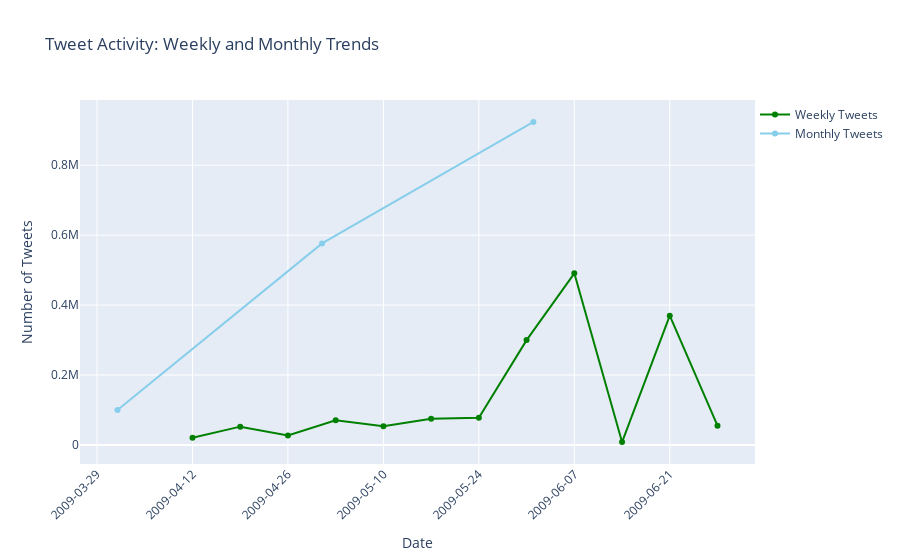

Source (notebook cell):
### Markdown cell above
#### Adjusting the Monthly Data to Start of the Month
The line monthly_tweets['date'] = monthly_tweets['date'] adjusts monthly dates. - offsets.pd.MonthEnd(1) plus offsets for pd.Day 1 changes the monthly date so that it is now the first day of the month instead of the last. To make this adjustment, take one month-end offset and subtract it to move the date back to the beginning of the month. Then add one day.
Plotly graph with distinct labels for each time period, displaying both weekly and adjusted monthly data.

### Code cell
#Adjust dataset so that each monthly data point reflects the start of the month

import plotly.graph_objects as go
import pandas as pd

# Make a copy of the DataFrame for plotting
trends_df = twitter_df.copy()
trends_df['date'] = pd.to_datetime(trends_df['date'])
trends_df.set_index('date', inplace=True)  # Set the date as the index

# Resample the data by week and by month
weekly_tweets = trends_df.resample('W').size().reset_index(name='counts')
monthly_tweets = trends_df.resample('M').size().reset_index(name='counts')

# Shift the monthly data points to the start of each month
monthly_tweets['date'] = monthly_tweets['date'] - pd.offsets.MonthEnd(1) + pd.offsets.Day(1)

# Create figures for weekly and monthly tweet activity using Plotly
fig = go.Figure()

fig.add_trace(go.Scatter(x=weekly_tweets['date'], y=weekly_tweets['counts'],
                         mode='lines+markers', name='Weekly Tweets',
                         line=dict(color='green'), marker=dict(color='green')))
fig.add_trace(go.Scatter(x=monthly_tweets['date'], y=monthly_tweets['counts'],
                         mode='lines+markers', name='Monthly Tweets',
                         line=dict(color='skyblue'), marker=dict(color='skyblue')))
# Update layout
fig.update_layout(
    title='Tweet Activity: Weekly and Monthly Trends',
    xaxis=dict(
        title='Date',
        tickmode='auto',
        tickformat='%Y-%m-%d',
        tickangle=-45),
    yaxis=dict(
        title='Number of Tweets'),
    legend=dict(
        y=1, x=1,
        bgcolor='rgba(255, 255, 255, 0.5)',
        bordercolor='rgba(0, 0, 0, 0.1)'))

fig.show()

### Figure 1 — Plotly figure (JSON) as saved in the notebook; plotly's stock layout.template omitted (floating-point values rounded to 4 significant figures)
{"data": [{"line": {"color": "green"}, "marker": {"color": "green"}, "mode": "lines+markers", "name": "Weekly Tweets", "type": "scatter", "x": ["2009-04-12T00:00:00", "2009-04-19T00:00:00", "2009-04-26T00:00:00", "2009-05-03T00:00:00", "2009-05-10T00:00:00", "2009-05-17T00:00:00", "2009-05-24T00:00:00", "2009-05-31T00:00:00", "2009-06-07T00:00:00", "2009-06-14T00:00:00", "2009-06-21T00:00:00", "2009-06-28T00:00:00"], "y": [20670, 52307, 27047, 70483, 53249, 75012, 77844, 299779, 490695, 8272, 369637, 55004]}, {"line": {"color": "skyblue"}, "marker": {"color": "skyblue"}, "mode": "lines+markers", "name": "Monthly Tweets", "type": "scatter", "x": ["2009-04-01T00:00:00", "2009-05-01T00:00:00", "2009-06-01T00:00:00"], "y": [100024, 576367, 923608]}], "layout": {"legend": {"bgcolor": "rgba(255, 255, 255, 0.5)", "bordercolor": "rgba(0, 0, 0, 0.1)", "x": 1, "y": 1}, "title": {"text": "Tweet Activity: Weekly and Monthly Trends"}, "xaxis": {"tickangle": -45, "tickformat": "%Y-%m-%d", "tickmode": "auto", "title": {"text": "Date"}}, "yaxis": {"title": {"text": "Number of Tweets"}}}}
